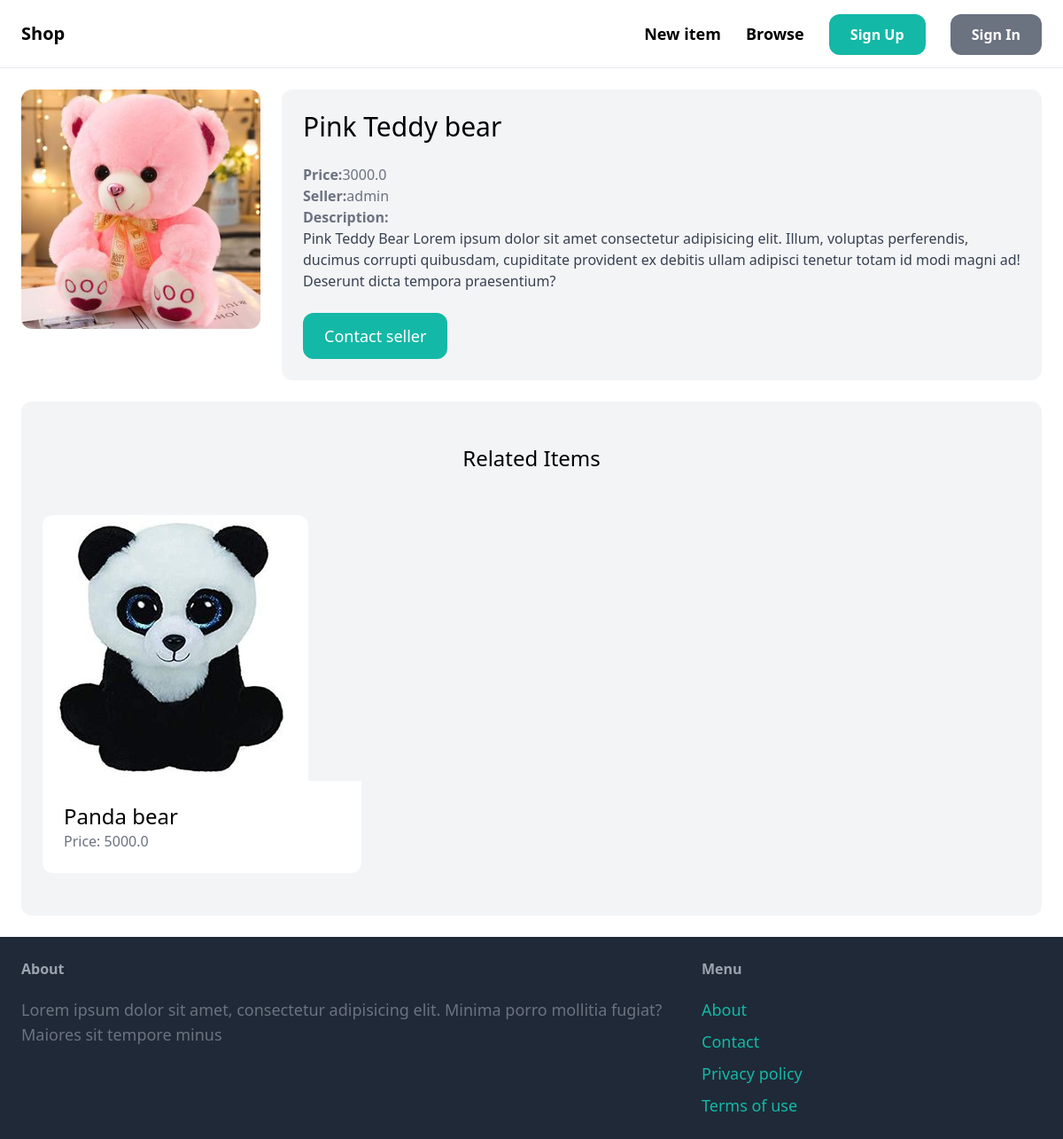
Page /items/1/ on the committed database.
### item/models.py (models this page shows, shortened)
class Item(models.Model):
    category = models.ForeignKey(Category, related_name='items', on_delete=models.CASCADE)
    name = models.CharField(max_length=255)
    description = models.TextField(blank=True, null=True)
    price = models.FloatField()
    image = models.ImageField(upload_to='item_images', blank=True, null=True)
    is_sold = models.BooleanField(default=False)
    created_by = models.ForeignKey(
        User, related_name='items', on_delete=models.CASCADE)
    created_at = models.DateTimeField(auto_now_add=True)

### item/views.py (the view)
# urls.py: path('<int:pk>/', views.detail, name='detail'),
def detail(request, pk):
    item = get_object_or_404(Item, pk=pk)
    related_items = Item.objects.filter(
        category=item.category, is_sold=False).exclude(pk=pk)[0:3]
    return render(request, 'item/detail.html', {
        'item': item,
        'related_items': related_items
    })

### item/templates/item/detail.html (shortened to what this page needs)
{% extends 'core/base.html'%}
{% block content%}
<div class="grid grid-cols-8 gap-6">
  <div class="col-span-2">
    <img src="{{ item.image.url}}" class="rounded-xl" alt="" />
  </div>
  <div class="col-span-6 p-6 bg-gray-100 rounded-xl">
    <h1 class="mb-6 text-3xl">{{ item.name }}</h1>
    <p class="text-gray-500"><strong>Price:</strong>{{ item.price}}</p>
    <p class="text-gray-500">
      <strong>Seller:</strong>{{ item.created_by.username}}
    </p>
    {% if item.description %}
    <p class="text-gray-700">
      <strong class="text-gray-500">Description:</strong><br />
      {{ item.description}}
    </p>
    {% endif %}
    {% if request.user == item.created_by %}
    <div class="mt-6 p-6 bg-white rounded-xl">
      <p>This is your item!</p>
      <a
        href="{% url 'item:edit' item.id %}"
        class="inline-block mt-6 px-6 py-3 text-lg font-semibold bg-teal-500 text-white rounded-xl"
        >Edit</a
      >
      <a
        href="{% url 'item:delete' item.id %}"
        class="inline-block mt-6 px-6 py-3 text-lg font-semibold bg-red-500 text-white rounded-xl"
        >Delete</a
      >
    </div>
    {% else %}
    <a
      href="{% url 'conversation:new' item.id%}"
      class="inline-block mt-6 px-6 py-3 text-lg bg-teal-500 text-white rounded-xl hover:bg-teal-700"
      >Contact seller</a
    >
    {% endif%}
  </div>
</div>
<div class="mt-6 px-6 py-12 bg-gray-100 rounded-xl">
  <h2 class="mb-12 text-2xl text-center">Related Items</h2>
  <div class="grid grid-cols-3 gap-3">
    {% for item in related_items %}
    <div>
      <a href="{% url 'item:detail' item.id %}">
        <div>
          <img src="{{ item.image.url }}" class="rounded-t-xl" alt="Image" />
        </div>
        <div class="p-6 bg-white rounded-b-xl">
          <h2 class="text-2xl">{{ item.name }}</h2>
          <p class="text-gray-500">Price: {{ item.price}}</p>
        </div>
      </a>
    </div>
    {% endfor%}
  </div>
</div>
{% endblock content%}

### rows in the picture
Item: image (picture), name "Pink Teddy bear", price "3000.0", created_by.username "admin", description "Pink Teddy Bear Lorem ipsum dolor sit amet consectetur adipisicing elit. Illum, voluptas perferendis, ducimus corrupti quibusdam, cupiditate provident ex debitis ullam adipisci tenetur totam id modi magni ad! Deserunt dicta tempora praesentium?"
Item: image (picture), name "Panda bear", price "5000.0"
